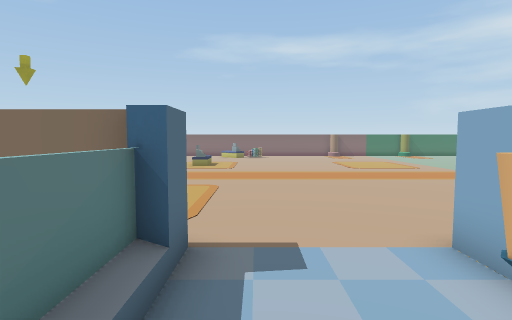
View 1 (above)

14 first-person views from a walk through a Unity game level. The camera is 1.5 m above the floor, tilts 4° down and sees 80° across. The floor is counted in squares, 1 m on a side. Each view is taken from the middle of a square. On the plan, view 1 faces up. The plan holds only what a view shows up to about 15 squares ahead; the rest is blank. The place goes on beyond the plan. The player character is not drawn. Some animated figures are left out. Door leaves are left out, so doorways stand open.

View 2
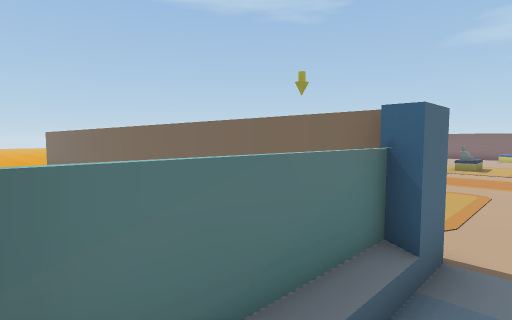

View 3
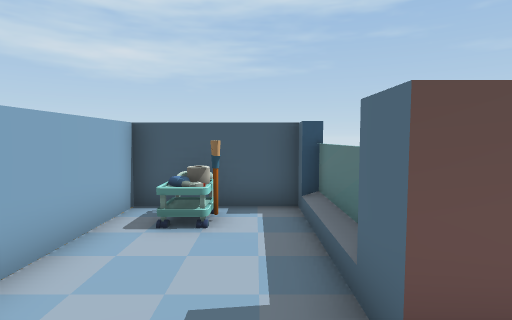

View 4
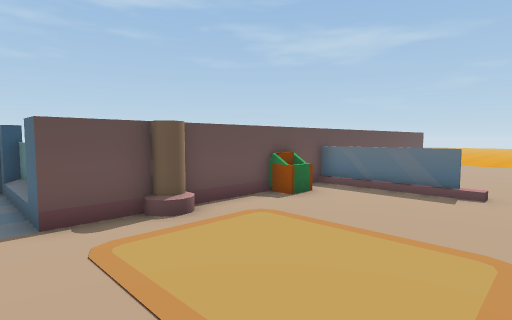

View 5
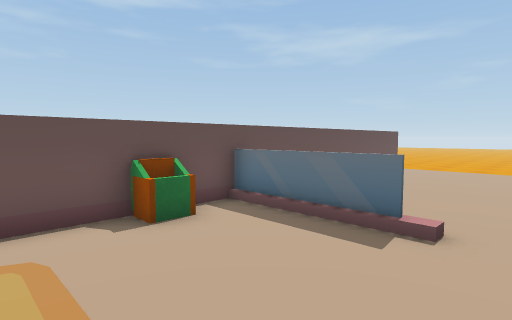

View 6
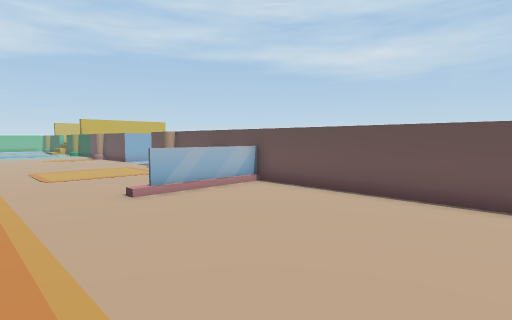

View 7
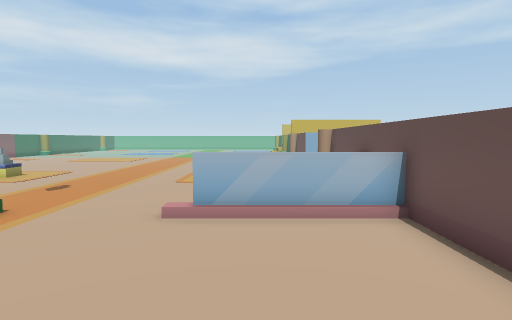

View 8
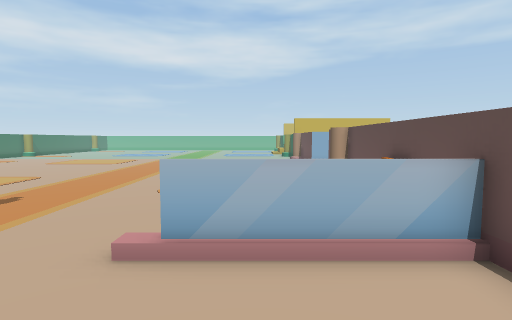

View 9
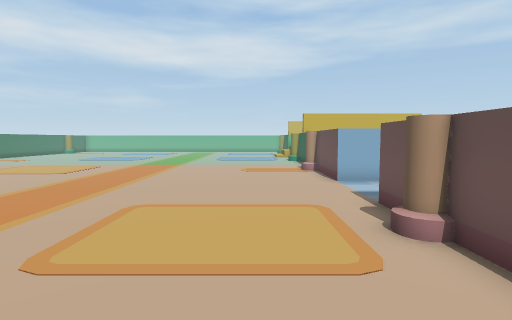

View 10
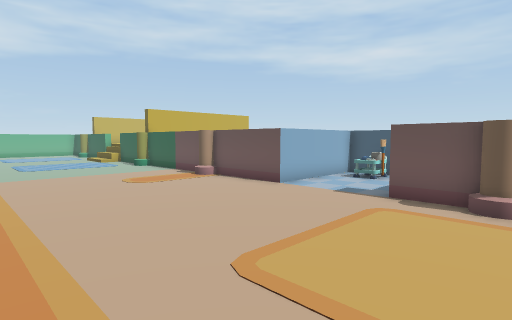

View 11
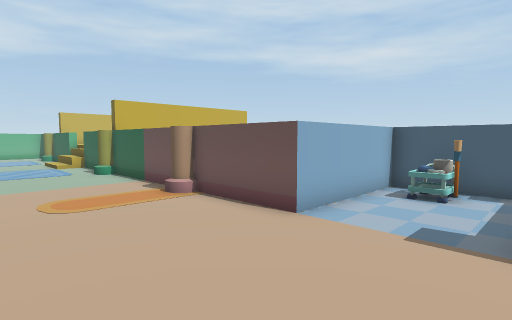

View 12
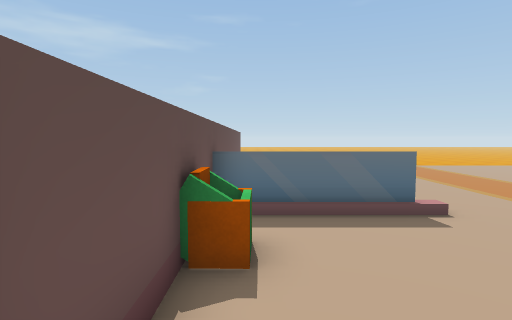

View 13
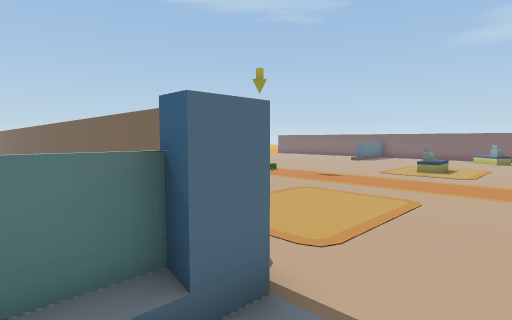

View 14
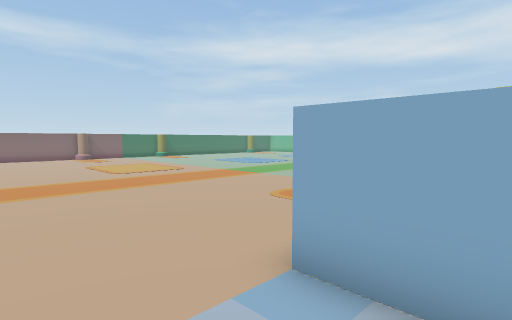

### Floor plan
Points are (right, up) in squares from view 1. A wall is a line through its corners. A room is listed if a view was taken in it or the views show most of it. See-through windows are left out.
Room 1 (views 1, 2, 13, 14)
walls: (-1.3, 3.2) (-1.3, -0.2); (-0.9, 4.1) (-0.9, 3.2); (-0.9, -0.2) (-0.9, -0.7) (2.7, -0.7) (2.7, 4.1)
ways out: open door at (0.5, 4) to room 2
objects: cart (1, 0) to (2, 1)
Room 2 (views 3, 4, 5, 6, 7, 8, 9, 10, 11, 12)
walls: (-9.1, 8.2) (-9.1, 4.1); (-3, 4.1) (-0.9, 4.1); (2.7, 4.1) (6.5, 4.1); (-9.2, 4) (-9.2, 8.5); (7.5, 4.1) (10.5, 4.1); (-17.5, 4.1) (-3.4, 4.1)
low walls: (-8.9, 8.2) (-8.9, 4.1)
ways out: open door at (0.5, 4) to room 1
objects: bin (-7, 5); desk (-3, 17) to (-3, 18)

Where each view was taken, in squares from view 1:
view 1: 0 up, 0 right, facing up
view 2: 0 up, 0 right, facing up-left
view 3: 6 up, 0 right, facing down
view 4: 10 up, 0 right, facing down-left
view 5: 10 up, 4 left, facing down-left
view 6: 12 up, 17 left, facing down-right
view 7: 7 up, 15 left, facing right
view 8: 7 up, 13 left, facing right
view 9: 7 up, 8 left, facing right
view 10: 12 up, 4 left, facing down-right
view 11: 9 up, 1 left, facing down-right
view 12: 5 up, 3 left, facing left
view 13: 2 up, 1 right, facing up-left
view 14: 2 up, 0 right, facing up-right
